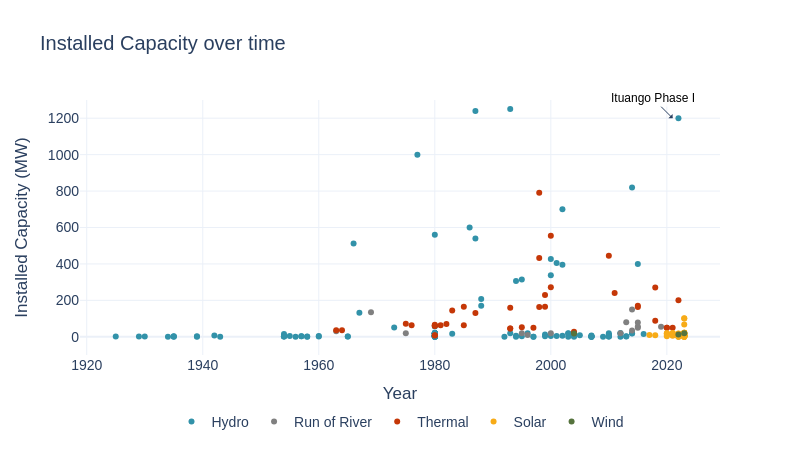

Notebook code for this chart:
### Code cell
import plotly.express as px

fig = px.scatter(
    df, x='Year', y='Capacity (MW)',  color='Technology', color_discrete_map=tech_colors,category_orders={"Technology": tech_order},
    hover_name='Project',
    title="Installed Capacity over time",
    height=9*50, width=16*50,
    template='plotly_white',
    labels={'Capacity (MW)': 'Installed Capacity (MW)','Technology': ''}
    )
fig.add_annotation(
    x=2021,
    y=1200,
    text='Ituango Phase I',
    showarrow=True,
    arrowhead=1,
    ax=-20,  # hacia la izquierda
    ay=-20,  # hacia arriba
    font=dict(
        family="Arial",
        size=12,
        color="black"
    ),
    bgcolor="rgba(255, 255, 255, 0.7)",
)
fig.update_layout(
    legend=dict(
        orientation="h",
        y=-0.2, x=0.5,
        xanchor='center'
    ),
    font_family="Arial", font_size=14,
    yaxis=dict(range=[-100, 1300])
)

fig.write_image(f"../images/Installed Capacity over Time.png")
fig.show()

### Figure 1 — Plotly figure (JSON) as saved in the notebook; plotly's stock layout.template omitted (floating-point values rounded to 4 significant figures; data arrays with more than 128 entries replaced by an {"elided": "..."} marker saying what was removed)
{"data": [{"hovertemplate": "<b>%{hovertext}</b><br><br>=Hydro<br>Year=%{x}<br>Installed Capacity (MW)=%{y}<extra></extra>", "hovertext": {"elided": "131 str values"}, "legendgroup": "Hydro", "marker": {"color": "#3292A9", "symbol": "circle"}, "mode": "markers", "name": "Hydro", "orientation": "v", "showlegend": true, "type": "scatter", "x": {"elided": "131 int values"}, "xaxis": "x", "y": {"elided": "131 float values"}, "yaxis": "y"}, {"hovertemplate": "<b>%{hovertext}</b><br><br>=Run of River<br>Year=%{x}<br>Installed Capacity (MW)=%{y}<extra></extra>", "hovertext": ["AMOYA", "C_LLERAS_R", "CUCUANA", "DARIO VALENC", "ESCUELAMINAS", "ESMERALDA", "H_Caracoli", "H_Florida", "H_Herradura", "H_Montanitas", "H_RioFrioII", "H_RioMayo", "H_RioPiedras", "SALTO II", "SANFRANCISCO", "SNMIGUEL"], "legendgroup": "Run of River", "marker": {"color": "#808080", "symbol": "circle"}, "mode": "markers", "name": "Run of River", "orientation": "v", "showlegend": true, "type": "scatter", "x": [2013, 2015, 2015, 2014, 2019, 1963, 2023, 1975, 2004, 2012, 1996, 1995, 2000, 2014, 1969, 2015], "xaxis": "x", "y": [80, 78, 56, 150, 55, 30, 3.75, 19.9, 19.8, 19.9, 10, 19.8, 19.9, 35, 135, 50], "yaxis": "y"}, {"hovertemplate": "<b>%{hovertext}</b><br><br>=Thermal<br>Year=%{x}<br>Installed Capacity (MW)=%{y}<extra></extra>", "hovertext": ["BARRANQUILL3", "BARRANQUILL4", "CANDELARIA", "CARTAGENA1", "CARTAGENA2", "CARTAGENA3", "ELTESORITO", "FLORES 1", "FLORES4", "GUAJIRA1", "GUAJIRA2", "MERILECTRICA", "PAIPA 1", "PAIPA 2", "PAIPA 3", "PAIPA 4", "PROELECTRIC1", "PROELECTRIC2", "T_AutArCairo", "T_TermYopal1", "TASAJERO 1", "TASAJERO 2", "TC_GECELCA3", "TC_GECELCA32", "TEBSAB", "TERMO YOPAL2", "TERMOCENTRO", "TERMODORADA1", "TERMOEMCALI", "TERMONORTE", "TERMOSIERRA", "TERMOVALLE", "TERMOYOPALG3", "TERMOYOPALG4", "TERMOYOPALG5", "ZIPAEMG2", "ZIPAEMG3", "ZIPAEMG4", "ZIPAEMG5"], "legendgroup": "Thermal", "marker": {"color": "#C53707", "symbol": "circle"}, "mode": "markers", "name": "Thermal", "orientation": "v", "showlegend": true, "type": "scatter", "x": [1980, 1980, 2000, 1995, 1980, 1980, 2022, 1993, 2010, 1983, 1987, 1998, 1963, 1975, 1982, 1999, 1993, 1993, 1980, 1980, 1985, 2015, 2015, 2018, 1998, 2004, 2000, 1997, 1999, 2018, 1998, 2011, 2020, 2020, 2021, 1964, 1976, 1981, 1985], "xaxis": "x", "y": [60, 60, 555, 52, 60, 66, 200, 160, 445, 145, 130, 164, 36, 72, 70, 165, 45, 45, 6.5, 8, 165, 170, 164, 270, 791, 28, 272, 50, 229, 88, 433, 241, 50, 50, 50, 36, 63, 64, 63], "yaxis": "y"}, {"hovertemplate": "<b>%{hovertext}</b><br><br>=Solar<br>Year=%{x}<br>Installed Capacity (MW)=%{y}<extra></extra>", "hovertext": ["S_Dulima", "S_Cauca", "S_Ferch2", "S_Salado", "S_AutJeans", "S_AutPintuco", "S_Palmira3", "S_Belmonte", "S_Termotasajero", "S_Victoria_I", "S_Victoria_II", "S_Flandes", "S_BSLI", "S_BSLII", "S_BSLIII", "S_Espinal", "S_Cabelleros", "S_Montelibano", "S_Lanceros", "S_SanFelipe", "S_Cienaguero", "S_Yuma", "S_Tucanes", "S_Paila", "S_Aurora", "S_Cerrito", "S_Fundacion", "S_Girasoles", "S_Medin", "S_PetaCesaII", "S_BayuncaI", "S_Palmira3_Franca", "S_SalvadorI", "S_SalvadorII", "S_AutSolla", "S_AutEncanto", "S_Uruaco", "S_Harinas", "S_AutLevapan", "S_AutGragas", "S_Carmelo", "S_PortonSol", "S_Sierpe", "S_Since", "S_HeliosI", "S_SolBolivar", "S_Yumbo", "S_TierraLind", "S_Tolua", "S_BSLlanos4", "S_BSLlanos5", "S_El_Paso"], "legendgroup": "Solar", "marker": {"color": "#F7AB17", "symbol": "circle"}, "mode": "markers", "name": "Solar", "orientation": "v", "showlegend": true, "type": "scatter", "x": [2023, 2022, 2022, 2023, 2023, 2023, 2023, 2021, 2022, 2023, 2023, 2023, 2020, 2021, 2020, 2020, 2021, 2022, 2023, 2023, 2023, 2023, 2022, 2021, 2022, 2021, 2023, 2023, 2021, 2023, 2020, 2023, 2023, 2023, 2023, 2023, 2023, 2022, 2022, 2023, 2020, 2023, 2021, 2022, 2022, 2018, 2017, 2023, 2023, 2021, 2021, 2023], "xaxis": "x", "y": [21.9, 0.3, 0.01, 0.1, 1.39, 1.41, 7.4, 5.06, 4, 21.9, 21.9, 21.9, 19.9, 19.9, 19.9, 9.9, 11.5, 9.9, 9.1, 9.1, 9, 9.1, 9.9, 9.9, 9.9, 11.5, 100, 9.5, 11.5, 9.9, 3, 2.9, 0.01, 0, 6.4, 0.99, 1, 2.45, 4.99, 4, 9.9, 102, 19.9, 18.5, 16, 8.06, 9.8, 9.9, 19.9, 19.9, 17.9, 68], "yaxis": "y"}, {"hovertemplate": "<b>%{hovertext}</b><br><br>=Wind<br>Year=%{x}<br>Installed Capacity (MW)=%{y}<extra></extra>", "hovertext": ["E_Jepirachi", "E_Wesp01", "E_GuajiraI"], "legendgroup": "Wind", "marker": {"color": "#55733D", "symbol": "circle"}, "mode": "markers", "name": "Wind", "orientation": "v", "showlegend": true, "type": "scatter", "x": [2004, 2022, 2023], "xaxis": "x", "y": [18.42, 12, 20], "yaxis": "y"}], "layout": {"annotations": [{"arrowhead": 1, "ax": -20, "ay": -20, "bgcolor": "rgba(255, 255, 255, 0.7)", "font": {"color": "black", "family": "Arial", "size": 12}, "showarrow": true, "text": "Ituango Phase I", "x": 2021, "y": 1200}], "font": {"family": "Arial", "size": 14}, "height": 450, "legend": {"orientation": "h", "title": {"text": ""}, "tracegroupgap": 0, "x": 0.5, "xanchor": "center", "y": -0.2}, "title": {"text": "Installed Capacity over time"}, "width": 800, "xaxis": {"anchor": "y", "domain": [0, 1], "title": {"text": "Year"}}, "yaxis": {"anchor": "x", "domain": [0, 1], "range": [-100, 1300], "title": {"text": "Installed Capacity (MW)"}}}}
